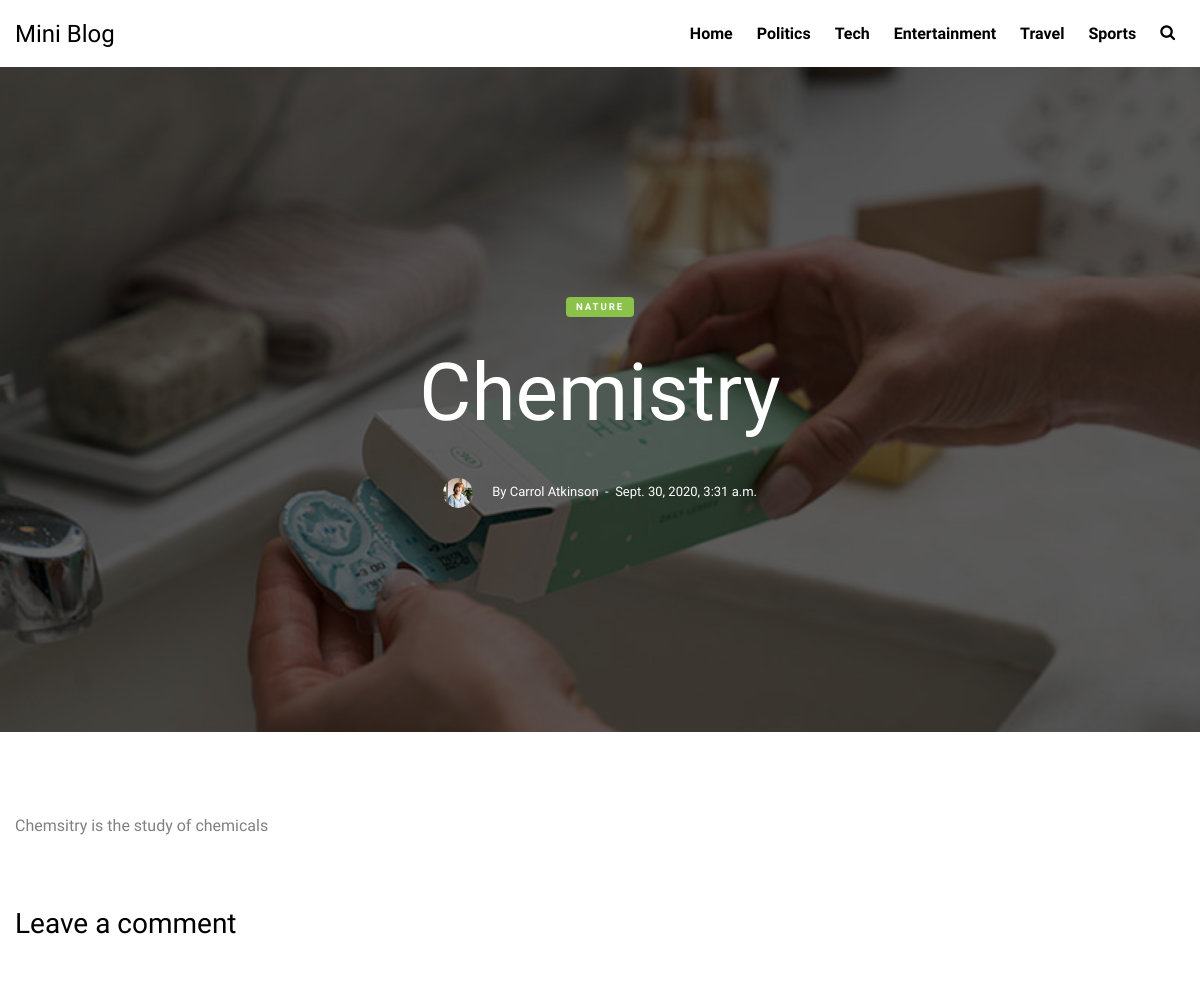
The app's page /2020/9/30/chemistry/ (upper part), older data.
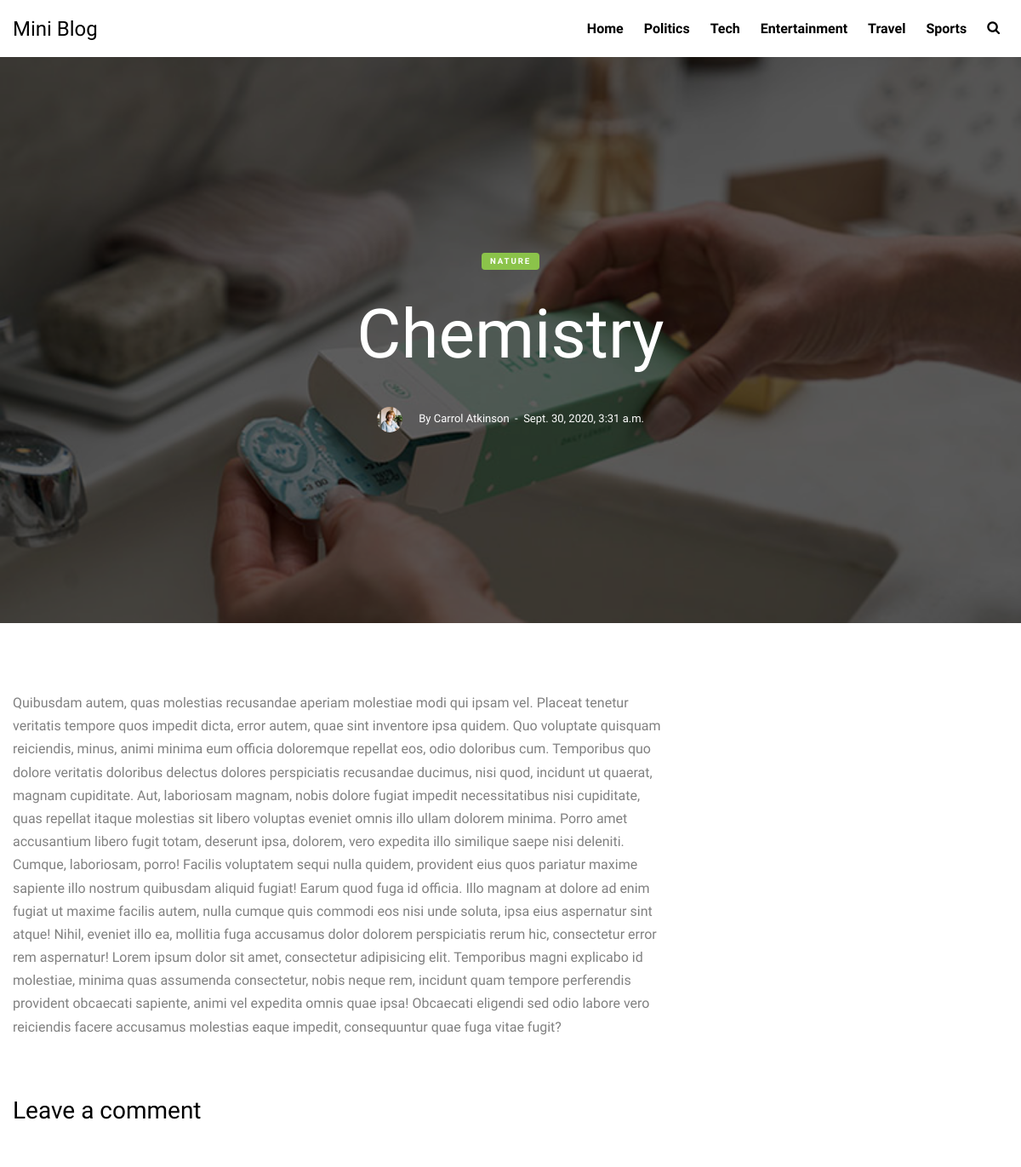
The same page, newer data.
### blog/models.py (models this page shows, shortened)
class Post(models.Model):
    STATUS_CHOICES = (
        ('', ''),
        ('Published', 'Published'),
        ('Draft', 'Draft')
    )
    title = models.CharField(max_length=200)
    slug = models.SlugField(max_length=200, unique_for_date='publish')
    featured_image = models.ImageField(blank=True, upload_to='featured_images')
    author = models.ForeignKey(User, on_delete=models.CASCADE, related_name='blog_posts')
    body = RichTextField(blank=True, null=True)
    publish = models.DateTimeField(default=timezone.now)
    created = models.DateTimeField(auto_now_add=True)
    updated = models.DateTimeField(auto_now=True)
    status = models.CharField(max_length=10, choices=STATUS_CHOICES)
    class Meta:
        ordering = ('-publish',)
    objects = models.Manager()
    published = PublishedManager()

### blog/views.py (the view)
# urls.py: path('<int:year>/<int:month>/<int:day>/<slug:slug>/', post_detail, name='post_detail')
def post_detail(request, year, month, day, slug):
    post = get_object_or_404(Post, publish__year=year, publish__month=month, publish__day=day, slug=slug)
    context = {
        'post': post
    }
    return render(request, 'blog/single.html', context)

### templates/blog/single.html (shortened to what this page needs)
{% extends 'base.html'%}
{% load static %}
{% block content %}
    <div class="site-cover site-cover-sm same-height overlay single-page" style="background-image: url('images/img_2.jpg');">
      <div class="container">
        <div class="row same-height justify-content-center">
          <div class="col-md-12 col-lg-10">
            <div class="post-entry text-center">
              <span class="post-category text-white bg-success mb-3">Nature</span>
              <h1 class="mb-4"><a href="#">{{post.title}}</a></h1>
              <div class="post-meta align-items-center text-center">
                <figure class="author-figure mb-0 mr-3 d-inline-block"><img src="images/person_1.jpg" alt="Image" class="img-fluid"></figure>
                <span class="d-inline-block mt-1">By Carrol Atkinson</span>
                <span>&nbsp;-&nbsp; {{post.publish}}</span>
              </div>
            </div>
          </div>
        </div>
      </div>
    </div>
    <section class="site-section py-lg">
      <div class="container">
        <div class="row blog-entries element-animate">
          <div class="col-md-12 col-lg-8 main-content">
            <div class="post-content-body">
            <p>{{post.body|safe}}</p>
            </div>
              <div class="comment-form-wrap pt-5">
                <h3 class="mb-5">Leave a comment</h3>
              </div>
            </div>
          </div>
          </div>
        </div>
    {% endblock content %}

Row changes from the older to the newer data that the page shows:
changed Post "Chemistry": body "Chemsitry is the study of chemicals" → "Quibusdam autem, quas molestias recusandae aperiam molestiae modi qui ipsam vel. Placeat tenetur veritatis tempore quos impedit dicta, error autem, quae sint inventore ipsa quidem. Quo voluptate quisquam reiciendis, minus, animi minima eum officia doloremque repellat eos, odio doloribus cum. Temporibus quo dolore veritatis doloribus delectus dolores perspiciatis recusandae ducimus, nisi quod, incidunt ut quaerat, magnam cupiditate. Aut, laboriosam magnam, nobis dolore fugiat impedit necessitatibus nisi cupiditate, quas repellat itaque molestias sit libero voluptas eveniet omnis illo ullam dolorem minima. Porro amet accusantium libero fugit totam, deserunt ipsa, dolorem, vero expedita illo…"
